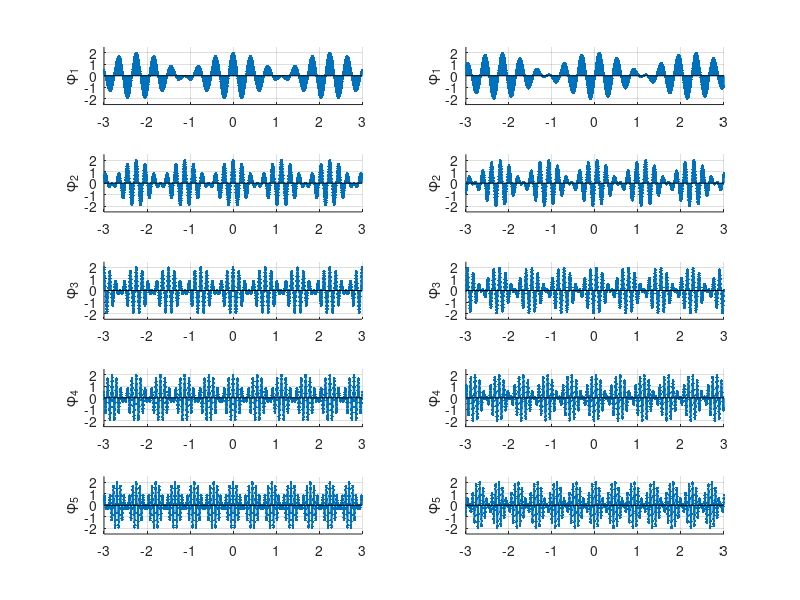

The MATLAB source for this figure:
clc;
clear all;
close all;
N=3; 
w=2*pi*20/N;

fs=200; %real time sample rate(Hz)
n=-3:1/fs:3; %sample index

for cnt=1:5
    y=exp(j*w*n*cnt/3)+exp(j*w*2*n*cnt/5);
    subplot(5,2,(cnt)*2-1);  
    h=stem(n,real(y),'.');
    hold off;
    box off;
    grid on;
    xlim([min(n) max(n)]);
    ylim([-2.5 2.5]);
    ylabel(sprintf('\\phi_%d',cnt)); 
     subplot(5,2,(cnt)*2);
    h=stem(n,imag(y),'.');
    hold off;
    box off;
    grid on;   
    xlim([min(n) max(n)]);
    ylim([-2.5 2.5]);
    ylabel(sprintf('\\phi_%d',cnt));
    
end
